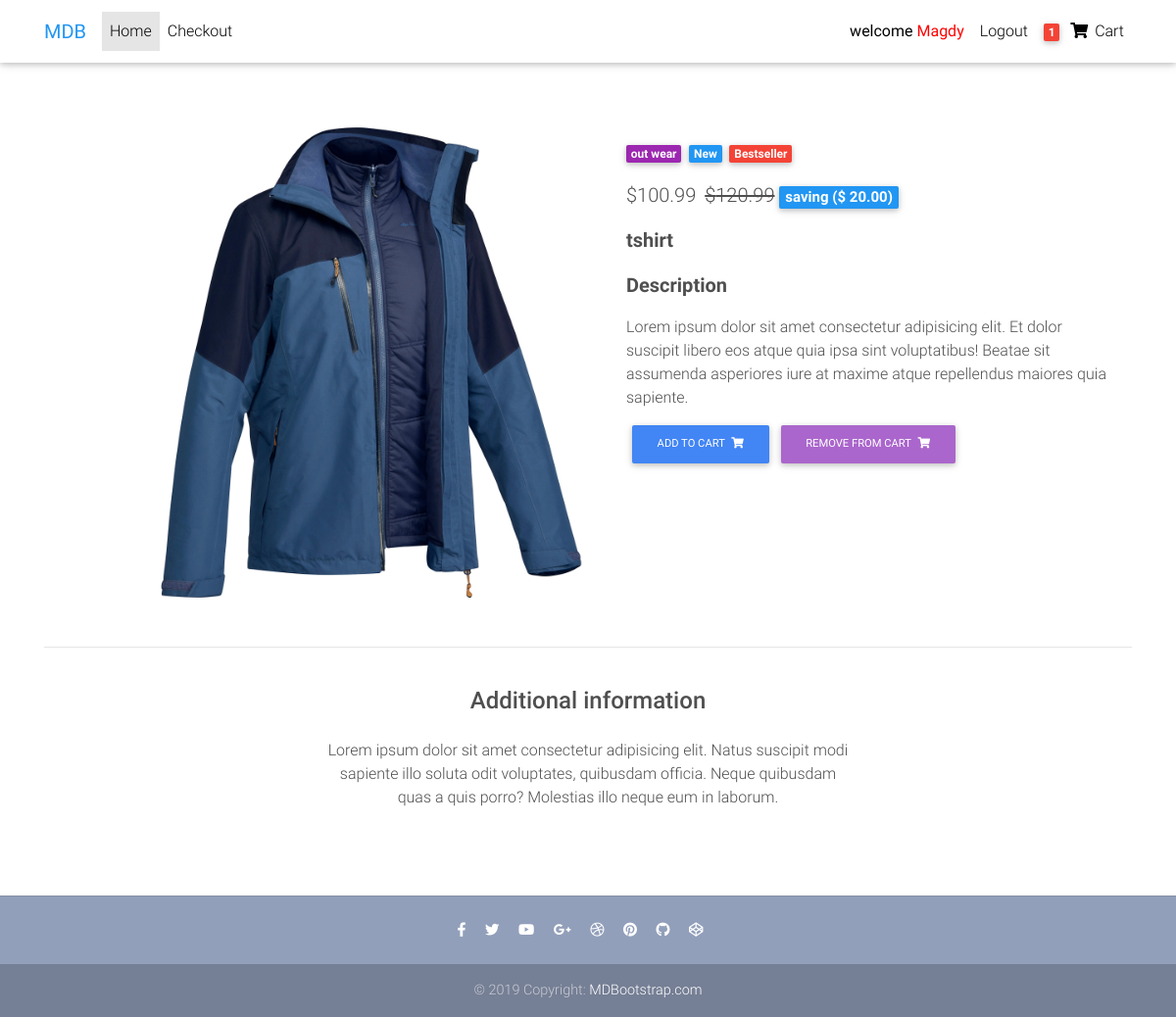
/oneItem/tshirt (signed in), run on the app's committed database.
### product/models.py (models this page shows, shortened)
class Order( models.Model):
    user=models.ForeignKey(settings.AUTH_USER_MODEL,on_delete=models.CASCADE)
    item = models.ManyToManyField(OrderItem,related_name='orderItems')# model.objects.add(item)
    start_date=models.DateField(auto_now_add=True)
    ordered_date = models.DateTimeField(default=timezone.now)
    ordered=models.BooleanField(default=False)

class OrderItem(models.Model):
        user=models.ForeignKey(settings.AUTH_USER_MODEL,on_delete=models.CASCADE,null=True,blank=True)
        item=models.ForeignKey(Item,on_delete=models.CASCADE)
        quantaty=models.IntegerField(default=1)
        ordered=models.BooleanField(default=False)

class Item(models.Model):
    title = models.CharField(max_length = 150)
    price = models.DecimalField(max_digits=100, decimal_places=2)
    discount_price=models.FloatField(blank=True,null=True)
    category=models.CharField(choices=CATEGORY_CHOICES,max_length=2,default='s')
    label=models.CharField(choices=LABEL_CHOICES,max_length=1,default='p')
    slug=models.SlugField(default='')
    description=models.TextField(null=True,blank=True)
    avaliable=models.BooleanField(default=True)
    add_date=models.DateField(auto_now=True)
    update_date = models.DateField(auto_now=False, auto_now_add=True)
    image = models.ImageField(upload_to='',blank=True,null=True  )
    def saving(self):
        if self.discount_price:
            saving_money= float(self.price)-float(self.discount_price)
            return saving_money

### product/views.py (the view)
# urls.py: path('oneItem/<slug:slug>',oneItem,name='oneItem'),
def oneItem(request,slug):
    item =Item.objects.get(slug=slug)
    context={
        'item':item,
    }
    template='product.html'
    return render(request,template,context)

### product/templatetags/cart_template_tags.py (called while the page is built)
@register.filter
def cart_item_count(user):
    if user.is_authenticated:
        qs = Order.objects.filter(user=user, ordered=False)
        if qs.exists():
            items= qs[0].item.all()
            quantaty=0
            for item in items:
                quantaty+=item.quantaty
            return quantaty
        else:
            return 0

### templates/product.html (shortened to what this page needs)
<!DOCTYPE html>
<html lang="en">
  {% load static %}
  <head>
    <link rel="stylesheet" href="https://use.fontawesome.com/releases/v5.11.2/css/all.css">
    <link href="{% static 'css/bootstrap.min.css' %}" rel="stylesheet">
    <link href="{% static 'css/mdb.min.css' %}"" rel="stylesheet">
    <link href="{% static 'css/style.min.css' %}"" rel="stylesheet">
  </head>
<body>
{% include 'navbar.html'%}
  <main class="mt-5 pt-4">
    <div class="container dark-grey-text mt-5">
      <div class="row wow fadeIn">
        <div class="col-md-6 mb-4">
          <img src="/static{{item.image.url}}" class="img-fluid" alt="" style="height: 500px;margin-left: 80px;">
        </div>
        <div class="col-md-6 mb-4">
          <div class="p-4">
            <div class="mb-3">
              <a href="">
                <span class="badge purple mr-1">{{item.get_category_display}}</span>
              </a>
              <a href="">
                <span class="badge blue mr-1">New</span>
              </a>
              <a href="">
                <span class="badge red mr-1">Bestseller</span>
              </a>
            </div>
            <p class="lead">
              <span class="mr-1">
                {%if item.discount_price%}
                <span>${{item.discount_price}}</span>
              </span>
              <del>${{item.price}}</del>
              <span class="badge blue mr-2">saving ($ {{item.saving|floatformat:2 }})</span>
              {%else%}
              <span>${{item.price}}</span>
            </p>
            {%endif%}
            <p class="lead font-weight-bold">{{item.title}}</p>
            <p class="lead font-weight-bold">Description</p>
            <p>Lorem ipsum dolor sit amet consectetur adipisicing elit. Et dolor suscipit libero eos atque quia ipsa
              sint voluptatibus!
              Beatae sit assumenda asperiores iure at maxime atque repellendus maiores quia sapiente.</p>
              {% if user.is_authenticated %}
            <form class="d-flex justify-content-left">
              <a href="{% url 'add_to_cart' item.slug %}" class="btn btn-primary btn-md my-0 p" >Add to cart
                <i class="fas fa-shopping-cart ml-1"></i>
              </a>
              <a href="{% url 'remove_from_cart' item.slug%}" class="btn btn-secondary btn-md my-0 p" >Remove from cart
                <i class="fas fa-shopping-cart ml-1"></i></a>
              {%endif%}
               </form>
          </div>
        </div>
      </div>
      <hr>
      <div class="row d-flex justify-content-center wow fadeIn">
        <div class="col-md-6 text-center">
          <h4 class="my-4 h4">Additional information</h4>
          <p>Lorem ipsum dolor sit amet consectetur adipisicing elit. Natus suscipit modi sapiente illo soluta odit
            voluptates,
            quibusdam officia. Neque quibusdam quas a quis porro? Molestias illo neque eum in laborum.</p>
        </div>
      </div>
      <div class="row wow fadeIn">
        <div class="col-lg-4 col-md-12 mb-4">
        </div>
        <div class="col-lg-4 col-md-6 mb-4">
        </div>
        <div class="col-lg-4 col-md-6 mb-4">
        </div>
      </div>
    </div>
  </main>
  <footer class="page-footer text-center font-small mt-4 wow fadeIn">
    <hr class="my-4">
    <div class="pb-4">
      <a href="https://www.facebook.com/mdbootstrap" target="_blank">
        <i class="fab fa-facebook-f mr-3"></i>
      </a>
      <a href="https://twitter.com/MDBootstrap" target="_blank">
        <i class="fab fa-twitter mr-3"></i>
      </a>
      <a href="https://www.youtube.com/watch?v=7MUISDJ5ZZ4" target="_blank">
        <i class="fab fa-youtube mr-3"></i>
      </a>
      <a href="https://plus.google.com/u/0/b/107863090883699620484" target="_blank">
        <i class="fab fa-google-plus-g mr-3"></i>
      </a>
      <a href="https://dribbble.com/mdbootstrap" target="_blank">
        <i class="fab fa-dribbble mr-3"></i>
      </a>
      <a href="https://pinterest.com/mdbootstrap" target="_blank">
        <i class="fab fa-pinterest mr-3"></i>
      </a>
      <a href="https://github.com/mdbootstrap/bootstrap-material-design" target="_blank">
        <i class="fab fa-github mr-3"></i>
      </a>
      <a href="http://codepen.io/mdbootstrap/" target="_blank">
        <i class="fab fa-codepen mr-3"></i>
      </a>
    </div>
    <div class="footer-copyright py-3">
      © 2019 Copyright:
      <a href="https://mdbootstrap.com/education/bootstrap/" target="_blank"> MDBootstrap.com </a>
    </div>
  </footer>
</body>
</html>

### templates/navbar.html (shortened to what this page needs)
{% load cart_template_tags %}
  <nav class="navbar fixed-top navbar-expand-lg navbar-light white scrolling-navbar">
    <div class="container">
      <a class="navbar-brand waves-effect" href="https://mdbootstrap.com/docs/jquery/" target="_blank">
        <strong class="blue-text">MDB</strong>
      </a>
      <div class="collapse navbar-collapse" id="navbarSupportedContent">
        <ul class="navbar-nav mr-auto">
          <li class="nav-item active">
            <a class="nav-link waves-effect" href="{% url 'home'%}">Home
            </a>
          </li>
          <li class="nav-item">
            <a class="nav-link waves-effect" href="/checkout" target="_blank">Checkout</a>
          </li>
        </ul>
        <ul class="navbar-nav nav-flex-icons">
          <li class="nav-item">
            <a class="nav-link waves-effect" href="{%url 'reg:register'%}">
              {% if user.is_authenticated %}
               <span class="clearfix d-none d-sm-inline-block"><b> welcome  <span style="color: red">{{user|capfirst}}</span> </span></b>
               {% endif %}
              </a>
           </li>
           {% if user.is_authenticated %}
          <li class="nav-item">
            <a class="nav-link waves-effect" href="{% url 'reg:logout_backend'%}">
              <span class="clearfix d-none d-sm-inline-block"> Logout </span>
            </a>
          </li>
          {% endif %}
          <li class="nav-item">
            <a href="#" class="nav-link waves-effect">
              {% if user.is_authenticated%}
              <span class="badge red z-depth-1 mr-1"> {{request.user|cart_item_count}}</span>
              {%endif%}
              <i class="fas fa-shopping-cart"></i>
              <span class="clearfix d-none d-sm-inline-block"> Cart </span>
            </a>
          </li>
        </ul>
      </div>
    </div>
  </nav>

### data on the page
Item: image (picture), category "out wear", discount_price "100.99", price "120.99", saving "20.00", title "tshirt"

### other printed values
{{ user|capfirst }} "Magdy"
{{ request.user|cart_item_count }} "1"
